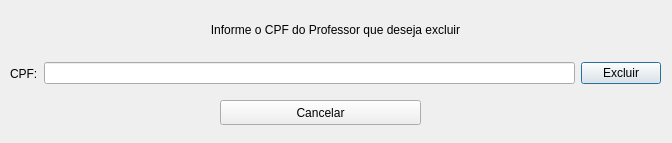
<?xml version="1.0" encoding="UTF-8"?>
<ui version="4.0">
 <class>formexcluirprofessor</class>
 <widget class="QDialog" name="formexcluirprofessor">
  <property name="geometry">
   <rect>
    <x>0</x>
    <y>0</y>
    <width>672</width>
    <height>143</height>
   </rect>
  </property>
  <property name="windowTitle">
   <string>Dialog</string>
  </property>
  <widget class="QWidget" name="layoutWidget">
   <property name="geometry">
    <rect>
     <x>10</x>
     <y>60</y>
     <width>651</width>
     <height>27</height>
    </rect>
   </property>
   <layout class="QHBoxLayout" name="horizontalLayout">
    <item>
     <widget class="QLabel" name="label">
      <property name="text">
       <string>CPF:</string>
      </property>
     </widget>
    </item>
    <item>
     <widget class="QLineEdit" name="cpf_pesquisa"/>
    </item>
    <item>
     <widget class="QPushButton" name="btn_pesquisa">
      <property name="text">
       <string>Excluir</string>
      </property>
     </widget>
    </item>
   </layout>
  </widget>
  <widget class="QLabel" name="label_2">
   <property name="geometry">
    <rect>
     <x>0</x>
     <y>20</y>
     <width>671</width>
     <height>20</height>
    </rect>
   </property>
   <property name="text">
    <string>Informe o CPF do Professor que deseja excluir</string>
   </property>
   <property name="alignment">
    <set>Qt::AlignCenter</set>
   </property>
  </widget>
  <widget class="QPushButton" name="btn_cancelar">
   <property name="geometry">
    <rect>
     <x>220</x>
     <y>100</y>
     <width>201</width>
     <height>25</height>
    </rect>
   </property>
   <property name="text">
    <string>Cancelar</string>
   </property>
  </widget>
 </widget>
 <resources/>
 <connections/>
</ui>
